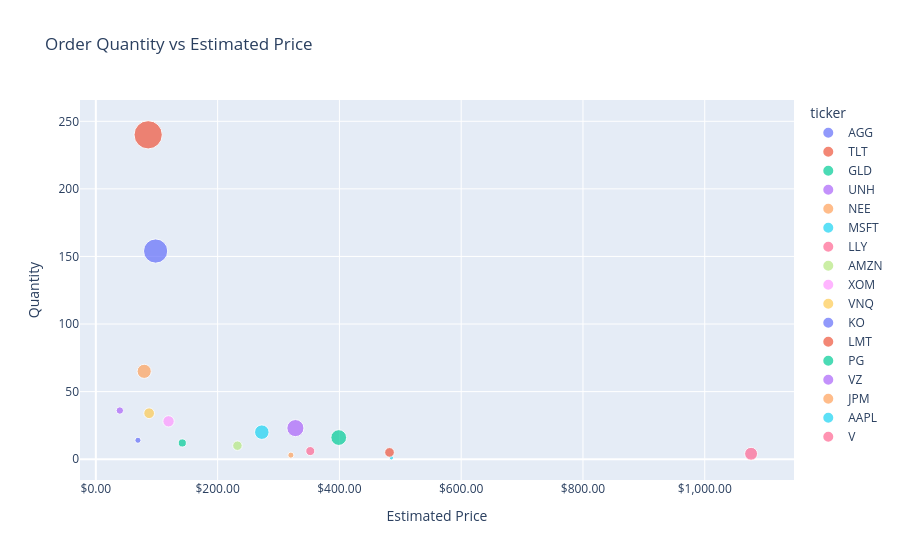

The notebook cell saved with this chart:
### Code cell
if actionable_orders.empty:
    fig = go.Figure()
    fig.add_annotation(
        text="No actionable dry-run orders were generated.",
        xref="paper",
        yref="paper",
        x=0.5,
        y=0.5,
        showarrow=False,
        font=dict(size=16),
    )
    fig.update_layout(title="Order Quantity vs Estimated Price")
else:
    fig = px.scatter(
        actionable_orders,
        x="estimated_price",
        y="quantity",
        size="estimated_order_dollars",
        color="ticker",
        hover_data=["target_weight", "target_dollars", "side"],
        title="Order Quantity vs Estimated Price",
        labels={
            "estimated_price": "Estimated Price",
            "quantity": "Quantity",
            "estimated_order_dollars": "Estimated Order Dollars",
        },
    )
    fig.update_layout(xaxis_tickprefix="$", xaxis_tickformat=",.2f")

fig.show()

### Figure 1 — Plotly figure (JSON) as saved in the notebook; plotly's stock layout.template omitted (floating-point values rounded to 4 significant figures)
{"data": [{"customdata": [[0.25, 25000.0, "buy"]], "hovertemplate": "ticker=AGG<br>Estimated Price=%{x}<br>Quantity=%{y}<br>Estimated Order Dollars=%{marker.size}<br>target_weight=%{customdata[0]}<br>target_dollars=%{customdata[1]}<br>side=%{customdata[2]}<extra></extra>", "legendgroup": "AGG", "marker": {"color": "#636efa", "size": [15120.0], "sizemode": "area", "sizeref": 51.55, "symbol": "circle"}, "mode": "markers", "name": "AGG", "orientation": "v", "showlegend": true, "type": "scatter", "x": [98.16], "xaxis": "x", "y": [154], "yaxis": "y"}, {"customdata": [[0.25, 25000.0, "buy"]], "hovertemplate": "ticker=TLT<br>Estimated Price=%{x}<br>Quantity=%{y}<br>Estimated Order Dollars=%{marker.size}<br>target_weight=%{customdata[0]}<br>target_dollars=%{customdata[1]}<br>side=%{customdata[2]}<extra></extra>", "legendgroup": "TLT", "marker": {"color": "#EF553B", "size": [20620.0], "sizemode": "area", "sizeref": 51.55, "symbol": "circle"}, "mode": "markers", "name": "TLT", "orientation": "v", "showlegend": true, "type": "scatter", "x": [85.91], "xaxis": "x", "y": [240], "yaxis": "y"}, {"customdata": [[0.08423, 8423.0, "buy"]], "hovertemplate": "ticker=GLD<br>Estimated Price=%{x}<br>Quantity=%{y}<br>Estimated Order Dollars=%{marker.size}<br>target_weight=%{customdata[0]}<br>target_dollars=%{customdata[1]}<br>side=%{customdata[2]}<extra></extra>", "legendgroup": "GLD", "marker": {"color": "#00cc96", "size": [6382.0], "sizemode": "area", "sizeref": 51.55, "symbol": "circle"}, "mode": "markers", "name": "GLD", "orientation": "v", "showlegend": true, "type": "scatter", "x": [398.9], "xaxis": "x", "y": [16], "yaxis": "y"}, {"customdata": [[0.0763, 7630.0, "buy"]], "hovertemplate": "ticker=UNH<br>Estimated Price=%{x}<br>Quantity=%{y}<br>Estimated Order Dollars=%{marker.size}<br>target_weight=%{customdata[0]}<br>target_dollars=%{customdata[1]}<br>side=%{customdata[2]}<extra></extra>", "legendgroup": "UNH", "marker": {"color": "#ab63fa", "size": [7538.0], "sizemode": "area", "sizeref": 51.55, "symbol": "circle"}, "mode": "markers", "name": "UNH", "orientation": "v", "showlegend": true, "type": "scatter", "x": [327.7], "xaxis": "x", "y": [23], "yaxis": "y"}, {"customdata": [[0.05184, 5184.0, "buy"]], "hovertemplate": "ticker=NEE<br>Estimated Price=%{x}<br>Quantity=%{y}<br>Estimated Order Dollars=%{marker.size}<br>target_weight=%{customdata[0]}<br>target_dollars=%{customdata[1]}<br>side=%{customdata[2]}<extra></extra>", "legendgroup": "NEE", "marker": {"color": "#FFA15A", "size": [5161.0], "sizemode": "area", "sizeref": 51.55, "symbol": "circle"}, "mode": "markers", "name": "NEE", "orientation": "v", "showlegend": true, "type": "scatter", "x": [79.4], "xaxis": "x", "y": [65], "yaxis": "y"}, {"customdata": [[0.04646, 4646.0, "buy"]], "hovertemplate": "ticker=MSFT<br>Estimated Price=%{x}<br>Quantity=%{y}<br>Estimated Order Dollars=%{marker.size}<br>target_weight=%{customdata[0]}<br>target_dollars=%{customdata[1]}<br>side=%{customdata[2]}<extra></extra>", "legendgroup": "MSFT", "marker": {"color": "#19d3f3", "size": [485.3], "sizemode": "area", "sizeref": 51.55, "symbol": "circle"}, "mode": "markers", "name": "MSFT", "orientation": "v", "showlegend": true, "type": "scatter", "x": [485.3], "xaxis": "x", "y": [1], "yaxis": "y"}, {"customdata": [[0.04482, 4482.0, "buy"]], "hovertemplate": "ticker=LLY<br>Estimated Price=%{x}<br>Quantity=%{y}<br>Estimated Order Dollars=%{marker.size}<br>target_weight=%{customdata[0]}<br>target_dollars=%{customdata[1]}<br>side=%{customdata[2]}<extra></extra>", "legendgroup": "LLY", "marker": {"color": "#FF6692", "size": [4304.0], "sizemode": "area", "sizeref": 51.55, "symbol": "circle"}, "mode": "markers", "name": "LLY", "orientation": "v", "showlegend": true, "type": "scatter", "x": [1076.0], "xaxis": "x", "y": [4], "yaxis": "y"}, {"customdata": [[0.03486, 3486.0, "buy"]], "hovertemplate": "ticker=AMZN<br>Estimated Price=%{x}<br>Quantity=%{y}<br>Estimated Order Dollars=%{marker.size}<br>target_weight=%{customdata[0]}<br>target_dollars=%{customdata[1]}<br>side=%{customdata[2]}<extra></extra>", "legendgroup": "AMZN", "marker": {"color": "#B6E880", "size": [2325.0], "sizemode": "area", "sizeref": 51.55, "symbol": "circle"}, "mode": "markers", "name": "AMZN", "orientation": "v", "showlegend": true, "type": "scatter", "x": [232.5], "xaxis": "x", "y": [10], "yaxis": "y"}, {"customdata": [[0.03437, 3437.0, "buy"]], "hovertemplate": "ticker=XOM<br>Estimated Price=%{x}<br>Quantity=%{y}<br>Estimated Order Dollars=%{marker.size}<br>target_weight=%{customdata[0]}<br>target_dollars=%{customdata[1]}<br>side=%{customdata[2]}<extra></extra>", "legendgroup": "XOM", "marker": {"color": "#FF97FF", "size": [3343.0], "sizemode": "area", "sizeref": 51.55, "symbol": "circle"}, "mode": "markers", "name": "XOM", "orientation": "v", "showlegend": true, "type": "scatter", "x": [119.4], "xaxis": "x", "y": [28], "yaxis": "y"}, {"customdata": [[0.03041, 3041.0, "buy"]], "hovertemplate": "ticker=VNQ<br>Estimated Price=%{x}<br>Quantity=%{y}<br>Estimated Order Dollars=%{marker.size}<br>target_weight=%{customdata[0]}<br>target_dollars=%{customdata[1]}<br>side=%{customdata[2]}<extra></extra>", "legendgroup": "VNQ", "marker": {"color": "#FECB52", "size": [2975.0], "sizemode": "area", "sizeref": 51.55, "symbol": "circle"}, "mode": "markers", "name": "VNQ", "orientation": "v", "showlegend": true, "type": "scatter", "x": [87.51], "xaxis": "x", "y": [34], "yaxis": "y"}, {"customdata": [[0.02718, 2718.0, "buy"]], "hovertemplate": "ticker=KO<br>Estimated Price=%{x}<br>Quantity=%{y}<br>Estimated Order Dollars=%{marker.size}<br>target_weight=%{customdata[0]}<br>target_dollars=%{customdata[1]}<br>side=%{customdata[2]}<extra></extra>", "legendgroup": "KO", "marker": {"color": "#636efa", "size": [968.0], "sizemode": "area", "sizeref": 51.55, "symbol": "circle"}, "mode": "markers", "name": "KO", "orientation": "v", "showlegend": true, "type": "scatter", "x": [69.15], "xaxis": "x", "y": [14], "yaxis": "y"}, {"customdata": [[0.02645, 2645.0, "buy"]], "hovertemplate": "ticker=LMT<br>Estimated Price=%{x}<br>Quantity=%{y}<br>Estimated Order Dollars=%{marker.size}<br>target_weight=%{customdata[0]}<br>target_dollars=%{customdata[1]}<br>side=%{customdata[2]}<extra></extra>", "legendgroup": "LMT", "marker": {"color": "#EF553B", "size": [2411.0], "sizemode": "area", "sizeref": 51.55, "symbol": "circle"}, "mode": "markers", "name": "LMT", "orientation": "v", "showlegend": true, "type": "scatter", "x": [482.3], "xaxis": "x", "y": [5], "yaxis": "y"}, {"customdata": [[0.01827, 1827.0, "buy"]], "hovertemplate": "ticker=PG<br>Estimated Price=%{x}<br>Quantity=%{y}<br>Estimated Order Dollars=%{marker.size}<br>target_weight=%{customdata[0]}<br>target_dollars=%{customdata[1]}<br>side=%{customdata[2]}<extra></extra>", "legendgroup": "PG", "marker": {"color": "#00cc96", "size": [1704.0], "sizemode": "area", "sizeref": 51.55, "symbol": "circle"}, "mode": "markers", "name": "PG", "orientation": "v", "showlegend": true, "type": "scatter", "x": [142.0], "xaxis": "x", "y": [12], "yaxis": "y"}, {"customdata": [[0.0144, 1440.0, "buy"]], "hovertemplate": "ticker=VZ<br>Estimated Price=%{x}<br>Quantity=%{y}<br>Estimated Order Dollars=%{marker.size}<br>target_weight=%{customdata[0]}<br>target_dollars=%{customdata[1]}<br>side=%{customdata[2]}<extra></extra>", "legendgroup": "VZ", "marker": {"color": "#ab63fa", "size": [1419.0], "sizemode": "area", "sizeref": 51.55, "symbol": "circle"}, "mode": "markers", "name": "VZ", "orientation": "v", "showlegend": true, "type": "scatter", "x": [39.41], "xaxis": "x", "y": [36], "yaxis": "y"}, {"customdata": [[0.0104, 1040.0, "buy"]], "hovertemplate": "ticker=JPM<br>Estimated Price=%{x}<br>Quantity=%{y}<br>Estimated Order Dollars=%{marker.size}<br>target_weight=%{customdata[0]}<br>target_dollars=%{customdata[1]}<br>side=%{customdata[2]}<extra></extra>", "legendgroup": "JPM", "marker": {"color": "#FFA15A", "size": [961.0], "sizemode": "area", "sizeref": 51.55, "symbol": "circle"}, "mode": "markers", "name": "JPM", "orientation": "v", "showlegend": true, "type": "scatter", "x": [320.3], "xaxis": "x", "y": [3], "yaxis": "y"}, {"customdata": [[0.0, 0.0, "sell"]], "hovertemplate": "ticker=AAPL<br>Estimated Price=%{x}<br>Quantity=%{y}<br>Estimated Order Dollars=%{marker.size}<br>target_weight=%{customdata[0]}<br>target_dollars=%{customdata[1]}<br>side=%{customdata[2]}<extra></extra>", "legendgroup": "AAPL", "marker": {"color": "#19d3f3", "size": [5451.0], "sizemode": "area", "sizeref": 51.55, "symbol": "circle"}, "mode": "markers", "name": "AAPL", "orientation": "v", "showlegend": true, "type": "scatter", "x": [272.6], "xaxis": "x", "y": [20], "yaxis": "y"}, {"customdata": [[0.0, 0.0, "sell"]], "hovertemplate": "ticker=V<br>Estimated Price=%{x}<br>Quantity=%{y}<br>Estimated Order Dollars=%{marker.size}<br>target_weight=%{customdata[0]}<br>target_dollars=%{customdata[1]}<br>side=%{customdata[2]}<extra></extra>", "legendgroup": "V", "marker": {"color": "#FF6692", "size": [2113.0], "sizemode": "area", "sizeref": 51.55, "symbol": "circle"}, "mode": "markers", "name": "V", "orientation": "v", "showlegend": true, "type": "scatter", "x": [352.2], "xaxis": "x", "y": [6], "yaxis": "y"}], "layout": {"legend": {"itemsizing": "constant", "title": {"text": "ticker"}, "tracegroupgap": 0}, "title": {"text": "Order Quantity vs Estimated Price"}, "xaxis": {"anchor": "y", "domain": [0.0, 1.0], "tickformat": ",.2f", "tickprefix": "$", "title": {"text": "Estimated Price"}}, "yaxis": {"anchor": "x", "domain": [0.0, 1.0], "title": {"text": "Quantity"}}}}
